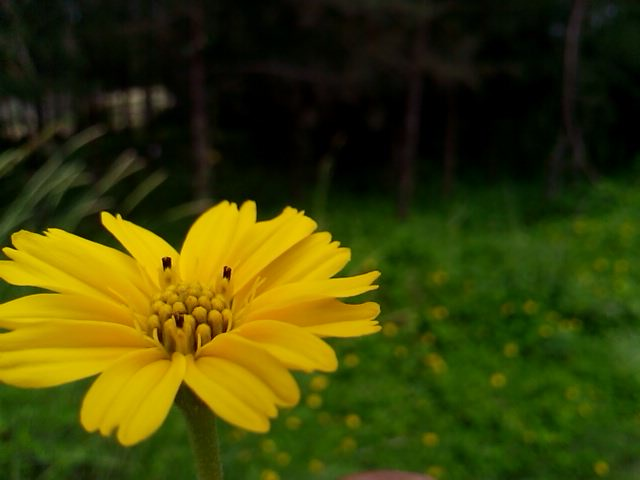
#> input picture adaptive_modules/mertens/ExposureFusion/image_set/jpeg/flower.jpeg, 640 x 480 px
$ python strict_region_blender.py --under ../adaptive_modules/mertens/ExposureFusion/image_set/jpeg/flower.jpeg --normal ../adaptive_modules/mertens/ExposureFusion/image_set/jpeg/flower.jpeg --over ../adaptive_modules/mertens/ExposureFusion/image_set/jpeg/flower.jpeg --output out.png
#> lines starting #> are read from the running program, lines starting #| are printed output that depends on the picture
#!/usr/bin/env python3

"""
STRICT REGION BLENDER
=====================

A standalone dynamic exposure blender.

Design:
    Normal exposure = primary anchor.

    Under exposure:
        only for genuine highlight clipping/recovery.

    Over exposure:
        only for genuine deep-shadow recovery.

    Midtones:
        remain primarily from Normal.

Goals:
    - natural brightness
    - preserve depth from Normal exposure
    - prevent shadow lifting
    - prevent highlight lifting
    - prevent foggy/hazy blending
    - smooth exposure transitions
    - no global exposure multiplier

This file does NOT modify:
    V3.3
    Mertens
    MEF-Net
"""


import os
import argparse

import cv2
import numpy as np


EPS = 1e-8


# ============================================================
# IMAGE I/O
# ============================================================

def read_image(path):

    image = cv2.imread(
        path,
        cv2.IMREAD_COLOR
    )

    if image is None:
        raise FileNotFoundError(
            f"Could not read image:\n{path}"
        )

    return (
        image.astype(
            np.float32
        )
        / 255.0
    )


def save_image(
    path,
    image
):

    image = np.nan_to_num(
        image,
        nan=0.0,
        posinf=1.0,
        neginf=0.0
    )

    image = np.clip(
        image,
        0.0,
        1.0
    )

    image8 = (
        image * 255.0
    ).astype(
        np.uint8
    )

    directory = os.path.dirname(path)

    if directory:
        os.makedirs(
            directory,
            exist_ok=True
        )

    ok = cv2.imwrite(
        path,
        image8,
        [
            cv2.IMWRITE_JPEG_QUALITY,
            100
        ]
    )

    if not ok:
        raise RuntimeError(
            f"Could not save:\n{path}"
        )


# ============================================================
# LUMINANCE
# ============================================================

def luminance(image):

    return (
        0.0722 * image[:, :, 0]
        +
        0.7152 * image[:, :, 1]
        +
        0.2126 * image[:, :, 2]
    ).astype(
        np.float32
    )


# ============================================================
# SIZE MATCH
# ============================================================

def match_size(
    image,
    reference
):

    h, w = reference.shape[:2]

    if image.shape[:2] == (
        h,
        w
    ):
        return image

    return cv2.resize(
        image,
        (w, h),
        interpolation=cv2.INTER_LINEAR
    )


# ============================================================
# SMOOTHSTEP
# ============================================================

def smoothstep(
    x,
    edge0,
    edge1
):

    width = max(
        edge1 - edge0,
        EPS
    )

    t = np.clip(
        (x - edge0) / width,
        0.0,
        1.0
    )

    return (
        t * t *
        (3.0 - 2.0 * t)
    )


# ============================================================
# LOCAL DETAIL / TEXTURE
# ============================================================

def local_detail(
    image
):

    lum = luminance(
        image
    )

    blur = cv2.GaussianBlur(
        lum,
        (0, 0),
        2.0
    )

    detail = np.abs(
        lum -
        blur
    )

    # Robust texture measure.
    scale = float(
        np.percentile(
            detail,
            90
        )
    )

    if scale < EPS:
        return np.zeros_like(
            detail
        )

    return np.clip(
        detail / scale,
        0.0,
        1.0
    )


# ============================================================
# EXPOSURE ADVANTAGE
# ============================================================

def normalized_advantage(
    source_lum,
    normal_lum,
    denominator
):

    difference = (
        source_lum -
        normal_lum
    )

    return np.clip(
        difference /
        max(
            denominator,
            EPS
        ),
        0.0,
        1.0
    )


# ============================================================
# HIGHLIGHT RECOVERY MASK
# ============================================================

def build_highlight_mask(
    normal,
    under
):

    n = luminance(
        normal
    )

    u = luminance(
        under
    )

    # --------------------------------------------------------
    # 1. Normal must genuinely be bright.
    # --------------------------------------------------------

    clipping_need = smoothstep(
        n,
        0.88,
        0.995
    )

    # --------------------------------------------------------
    # 2. Under must actually contain darker information.
    # --------------------------------------------------------

    under_advantage = normalized_advantage(
        n,
        u,
        -0.12
    )

    # --------------------------------------------------------
    # Correct advantage because normalized_advantage expects
    # source-normal.
    # --------------------------------------------------------

    under_advantage = np.clip(
        (
            n - u
        ) / 0.12,
        0.0,
        1.0
    )

    # --------------------------------------------------------
    # 3. Avoid pulling flat/noisy pixels.
    # --------------------------------------------------------

    texture = local_detail(
        under
    )

    # --------------------------------------------------------
    # Strong intersection required.
    # --------------------------------------------------------

    mask = (
        clipping_need
        *
        under_advantage
        *
        (
            0.55 +
            0.45 * texture
        )
    )

    # --------------------------------------------------------
    # Very strict cap.
    #
    # Under can never dominate.
    # --------------------------------------------------------

    mask = np.minimum(
        mask,
        0.22
    )

    # --------------------------------------------------------
    # Smooth the mask.
    # --------------------------------------------------------

    mask = cv2.GaussianBlur(
        mask.astype(
            np.float32
        ),
        (0, 0),
        2.5
    )

    return np.clip(
        mask,
        0.0,
        0.22
    )


# ============================================================
# SHADOW RECOVERY MASK
# ============================================================

def build_shadow_mask(
    normal,
    over
):

    n = luminance(
        normal
    )

    o = luminance(
        over
    )

    # --------------------------------------------------------
    # 1. Normal must genuinely be dark.
    # --------------------------------------------------------

    darkness_need = smoothstep(
        0.38 - n,
        0.0,
        0.28
    )

    # --------------------------------------------------------
    # 2. Over must genuinely contain brighter information.
    # --------------------------------------------------------

    over_advantage = np.clip(
        (
            o - n
        ) / 0.20,
        0.0,
        1.0
    )

    # --------------------------------------------------------
    # 3. Don't recover completely featureless regions.
    # --------------------------------------------------------

    texture = local_detail(
        over
    )

    # --------------------------------------------------------
    # Require actual evidence from Over.
    # --------------------------------------------------------

    mask = (
        darkness_need
        *
        over_advantage
        *
        (
            0.45 +
            0.55 * texture
        )
    )

    # --------------------------------------------------------
    # Strict maximum contribution.
    # --------------------------------------------------------

    mask = np.minimum(
        mask,
        0.18
    )

    # --------------------------------------------------------
    # Smooth boundaries.
    # --------------------------------------------------------

    mask = cv2.GaussianBlur(
        mask.astype(
            np.float32
        ),
        (0, 0),
        3.0
    )

    return np.clip(
        mask,
        0.0,
        0.18
    )


# ============================================================
# REMOVE RECOVERY CONFLICT
# ============================================================

def remove_overlap(
    highlight_mask,
    shadow_mask
):

    overlap = (
        highlight_mask *
        shadow_mask
    )

    highlight_mask *= (
        1.0 -
        0.90 * overlap
    )

    shadow_mask *= (
        1.0 -
        0.90 * overlap
    )

    return (
        highlight_mask,
        shadow_mask
    )


# ============================================================
# EDGE-AWARE MASK FILTER
# ============================================================

def edge_smooth_mask(
    mask,
    guide
):

    guide_gray = (
        luminance(
            guide
        ) * 255.0
    ).astype(
        np.uint8
    )

    # Bilateral smoothing removes small mask noise while
    # preserving major image boundaries.
    smoothed = cv2.bilateralFilter(
        mask.astype(
            np.float32
        ),
        7,
        12.0,
        12.0
    )

    # A final small blur prevents hard transition seams.
    smoothed = cv2.GaussianBlur(
        smoothed,
        (0, 0),
        1.2
    )

    return np.clip(
        smoothed,
        0.0,
        1.0
    )


# ============================================================
# BLEND
# ============================================================

def blend_regions(
    under,
    normal,
    over
):

    highlight_mask = (
        build_highlight_mask(
            normal,
            under
        )
    )

    shadow_mask = (
        build_shadow_mask(
            normal,
            over
        )
    )

    # Remove conflicting regions.
    (
        highlight_mask,
        shadow_mask
    ) = remove_overlap(
        highlight_mask,
        shadow_mask
    )

    # Edge-aware smoothing.
    highlight_mask = (
        edge_smooth_mask(
            highlight_mask,
            normal
        )
    )

    shadow_mask = (
        edge_smooth_mask(
            shadow_mask,
            normal
        )
    )

    # Re-apply strict caps after smoothing.
    highlight_mask = np.minimum(
        highlight_mask,
        0.22
    )

    shadow_mask = np.minimum(
        shadow_mask,
        0.18
    )

    # --------------------------------------------------------
    # Normal remains the base.
    #
    # Total recovery never becomes dominant.
    # --------------------------------------------------------

    normal_mask = np.clip(
        1.0
        -
        highlight_mask
        -
        shadow_mask,
        0.0,
        1.0
    )

    fused = (
        normal *
        normal_mask[:, :, None]
        +
        under *
        highlight_mask[:, :, None]
        +
        over *
        shadow_mask[:, :, None]
    )

    fused = np.clip(
        fused,
        0.0,
        1.0
    )

    return (
        fused,
        normal_mask,
        highlight_mask,
        shadow_mask
    )


# ============================================================
# OPTIONAL VERY SMALL MIDTONE DEPTH
# ============================================================

def preserve_midtone_depth(
    fused,
    normal
):

    n = luminance(
        normal
    )

    # Middle-exposure confidence.
    midtone = np.exp(
        -(
            (n - 0.50) ** 2
        )
        /
        (
            2.0 *
            0.23 ** 2
        )
    )

    # Extract normal's local detail.
    blur = cv2.GaussianBlur(
        n,
        (0, 0),
        2.0
    )

    detail = (
        n -
        blur
    )

    # VERY small amount.
    amount = (
        0.008 *
        midtone
    )

    result = (
        fused
        +
        amount[:, :, None]
        *
        detail[:, :, None]
    )

    return np.clip(
        result,
        0.0,
        1.0
    )


# ============================================================
# NATURAL COLOR PROTECTION
# ============================================================

def protect_color(
    fused,
    normal
):

    f_lum = luminance(
        fused
    )

    n_lum = luminance(
        normal
    )

    ratio = (
        n_lum +
        EPS
    ) / (
        f_lum +
        EPS
    )

    ratio = np.clip(
        ratio,
        0.985,
        1.015
    )

    result = (
        fused *
        ratio[:, :, None]
    )

    return np.clip(
        result,
        0.0,
        1.0
    )


# ============================================================
# FINAL SAFETY
# ============================================================

def final_safety(
    fused,
    normal
):

    f = luminance(
        fused
    )

    n = luminance(
        normal
    )

    # --------------------------------------------------------
    # Don't allow the final result to become globally brighter
    # than Normal just because of recovery blending.
    #
    # Only constrain the upper tail, not the complete image.
    # --------------------------------------------------------

    upper_limit = (
        n +
        0.045
    )

    danger = smoothstep(
        f,
        0.92,
        0.995
    )

    safe = np.minimum(
        f,
        upper_limit
    )

    ratio = (
        safe /
        (
            f +
            EPS
        )
    )

    result = (
        fused *
        (
            1.0 -
            danger[:, :, None]
        )
        +
        fused *
        ratio[:, :, None]
        *
        danger[:, :, None]
    )

    return np.clip(
        result,
        0.0,
        1.0
    )


# ============================================================
# MAIN PROCESS
# ============================================================

def process(
    under_path,
    normal_path,
    over_path,
    output_path
):

    print()
    print("=" * 65)
    print("STRICT DYNAMIC REGION BLENDER")
    print("=" * 65)

    print()
    print("Loading images...")

    under = read_image(
        under_path
    )

    normal = read_image(
        normal_path
    )

    over = read_image(
        over_path
    )

    under = match_size(
        under,
        normal
    )

    over = match_size(
        over,
        normal
    )

    original_shape = normal.shape

    print(
        f"Resolution: "
        f"{original_shape[1]} x "
        f"{original_shape[0]}"
    )

    # --------------------------------------------------------
    # Dynamic regional blend
    # --------------------------------------------------------

    print(
        "Detecting genuine highlight recovery regions..."
    )

    print(
        "Detecting genuine shadow recovery regions..."
    )

    (
        fused,
        normal_mask,
        highlight_mask,
        shadow_mask
    ) = blend_regions(
        under,
        normal,
        over
    )

    print(
        "Preserving middle-exposure depth..."
    )

    fused = preserve_midtone_depth(
        fused,
        normal
    )

    print(
        "Protecting natural color..."
    )

    fused = protect_color(
        fused,
        normal
    )

    print(
        "Applying final highlight safety..."
    )

    fused = final_safety(
        fused,
        normal
    )

    fused = np.clip(
        fused,
        0.0,
        1.0
    )

    # --------------------------------------------------------
    # Save
    # --------------------------------------------------------

    output_dir = os.path.dirname(
        output_path
    )

    if output_dir:
        os.makedirs(
            output_dir,
            exist_ok=True
        )

    save_image(
        output_path,
        fused
    )

    # --------------------------------------------------------
    # Diagnostic masks
    # --------------------------------------------------------

    base = os.path.splitext(
        os.path.basename(
            output_path
        )
    )[0]

    highlight_path = os.path.join(
        output_dir,
        base +
        "_highlight_mask.png"
    )

    shadow_path = os.path.join(
        output_dir,
        base +
        "_shadow_mask.png"
    )

    normal_path = os.path.join(
        output_dir,
        base +
        "_normal_mask.png"
    )

    save_mask(
        highlight_path,
        highlight_mask
    )

    save_mask(
        shadow_path,
        shadow_mask
    )

    save_mask(
        normal_path,
        normal_mask
    )

    # --------------------------------------------------------
    # Statistics
    # --------------------------------------------------------

    normal_lum = luminance(
        normal
    )

    final_lum = luminance(
        fused
    )

    print()
    print("=" * 65)
    print("STRICT DYNAMIC BLENDING COMPLETE")
    print("=" * 65)

    print()
    print(
        f"Normal mean brightness : "
        f"{normal_lum.mean():.4f}"
    )

    print(
        f"Final mean brightness  : "
        f"{final_lum.mean():.4f}"
    )

    print()
    print(
        f"Mean Normal weight     : "
        f"{normal_mask.mean():.4f}"
    )

    print(
        f"Mean Under contribution: "
        f"{highlight_mask.mean():.4f}"
    )

    print(
        f"Mean Over contribution : "
        f"{shadow_mask.mean():.4f}"
    )

    print()
    print(
        f"Maximum Under weight   : "
        f"{highlight_mask.max():.4f}"
    )

    print(
        f"Maximum Over weight    : "
        f"{shadow_mask.max():.4f}"
    )

    print()
    print(
        f"Final output:\n"
        f"  {output_path}"
    )

    print()
    print(
        f"Highlight mask:\n"
        f"  {highlight_path}"
    )

    print(
        f"Shadow mask:\n"
        f"  {shadow_path}"
    )

    print(
        f"Normal mask:\n"
        f"  {normal_path}"
    )


# ============================================================
# MASK SAVE
# ============================================================

def save_mask(
    path,
    mask
):

    image = np.uint8(
        np.clip(
            mask,
            0.0,
            1.0
        )
        * 255.0
    )

    cv2.imwrite(
        path,
        image
    )


# ============================================================
# CLI
# ============================================================

def main():

    parser = argparse.ArgumentParser(
        description=(
            "Strict region-aware "
            "multi-exposure blending"
        )
    )

    parser.add_argument(
        "--under",
        required=True,
        help="Underexposed image"
    )

    parser.add_argument(
        "--normal",
        required=True,
        help="Normal exposure image"
    )

    parser.add_argument(
        "--over",
        required=True,
        help="Overexposed image"
    )

    parser.add_argument(
        "--output",
        required=True,
        help="Output image"
    )

    args = parser.parse_args()

    process(
        args.under,
        args.normal,
        args.over,
        args.output
    )
#> in read_image, image is the input picture: shape (480, 640, 3); mean B, G, R 5.4, 64.9, 61.7
#| Resolution: 640 x 480
#> in local_detail, `detail = np.abs( lum - blur )`:
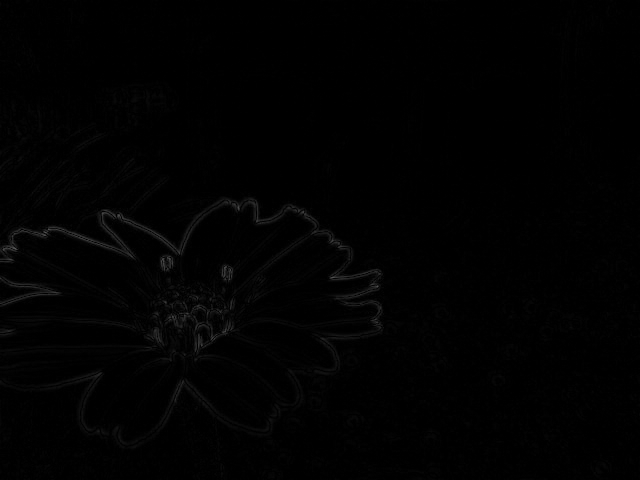
#> detail: shape (480, 640) float32; min 0, max 0.337, mean 0.00772
#> in local_detail, `scale = float( np.percentile( detail, 90 ) )`: scale = 0.0151
#> call 2 of smoothstep, with edge0 = 0, edge1 = 0.28
#> in smoothstep (call 2), `return ( t * t * (3.0 - 2.0 * t) )`:
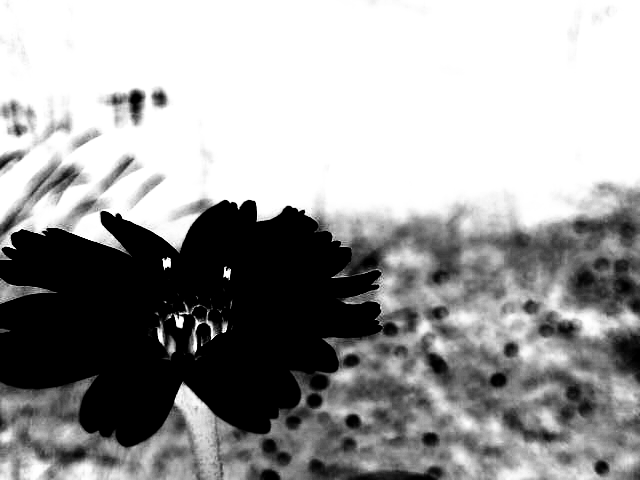
#> returned value: shape (480, 640) float32; min 0, max 1, mean 0.612
#> in preserve_midtone_depth, `midtone = np.exp( -( (n - 0.50) ** 2 ) / ( 2.0 * 0.23 ** 2 ) )`:
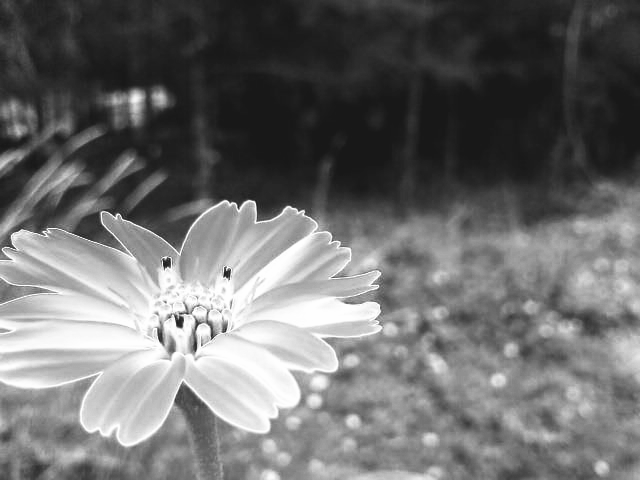
#> midtone: shape (480, 640) float32; min 0.0941, max 1, mean 0.43
#> in preserve_midtone_depth, `detail = ( n - blur )`:
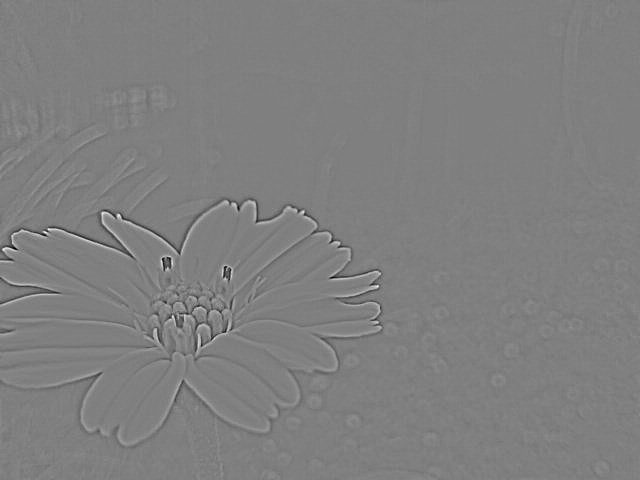
#> detail: shape (480, 640) float32; min -0.337, max 0.335, mean -1.53e-09; drawn with min black and max white
#> in preserve_midtone_depth, `amount = ( 0.008 * midtone )`:
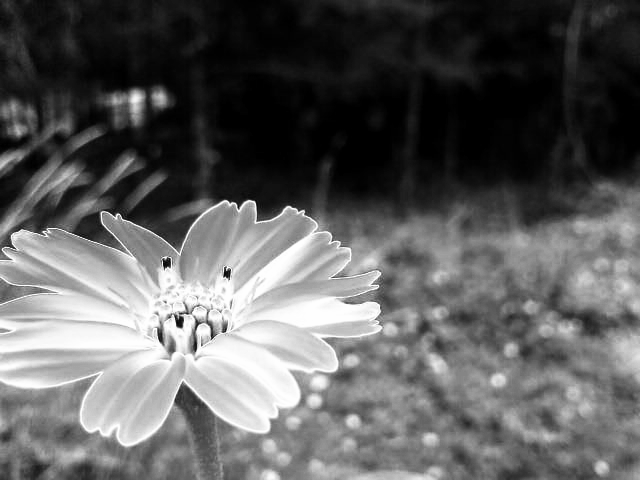
#> amount: shape (480, 640) float32; min 0.000753, max 0.008, mean 0.00344; drawn with min black and max white
#> in protect_color, `ratio = ( n_lum + EPS ) / ( f_lum + EPS )`:
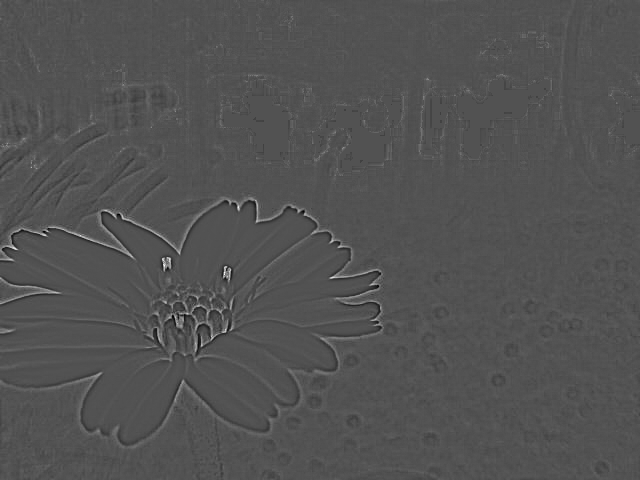
#> ratio: shape (480, 640) float32; min 0.997, max 1.01, mean 1; drawn with min black and max white
#> in final_safety, `ratio = ( safe / ( f + EPS ) )`:
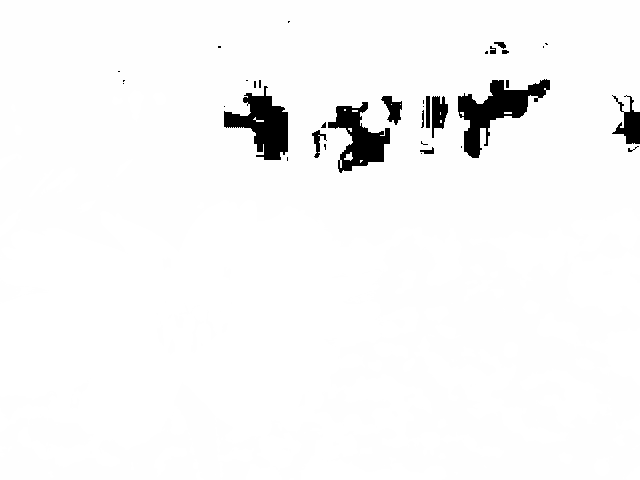
#> ratio: shape (480, 640) float32; min 0, max 1, mean 0.97
#| Normal mean brightness : 0.2349
#| Final mean brightness  : 0.2349
#| Mean Normal weight     : 1.0000
#| Mean Under contribution: 0.0000
#| Mean Over contribution : 0.0000
#| Maximum Under weight   : 0.0000
#| Maximum Over weight    : 0.0000


if __name__ == "__main__":
    main()
